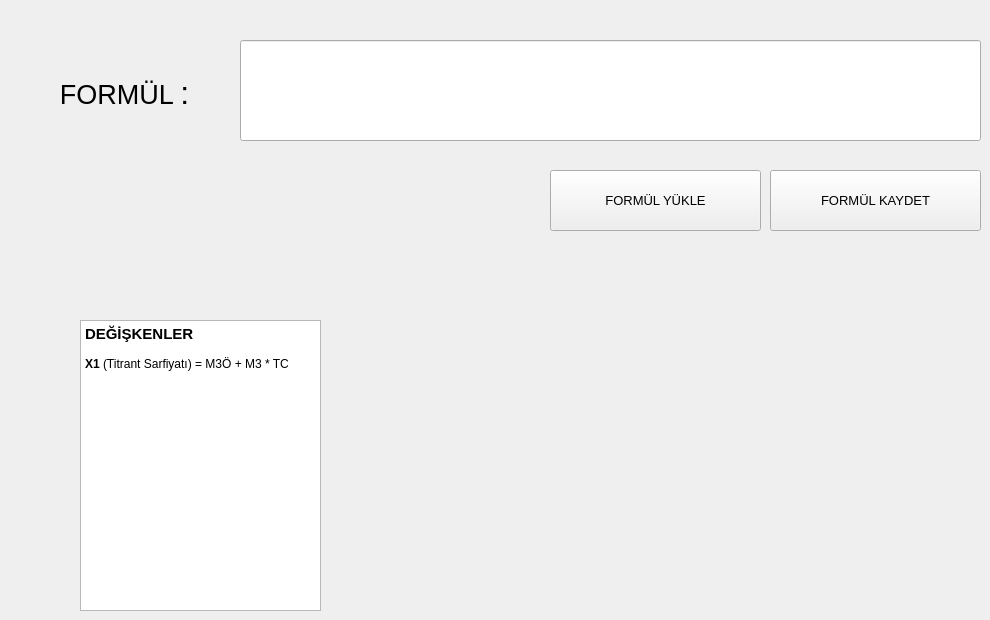
          <widget class="QWidget" name="tab_3">
           <attribute name="title">
            <string>Math Formul</string>
           </attribute>
           <widget class="QLabel" name="label_110">
            <property name="geometry">
             <rect>
              <x>10</x>
              <y>20</y>
              <width>229</width>
              <height>148</height>
             </rect>
            </property>
            <property name="sizePolicy">
             <sizepolicy hsizetype="Expanding" vsizetype="Expanding">
              <horstretch>0</horstretch>
              <verstretch>0</verstretch>
             </sizepolicy>
            </property>
            <property name="text">
             <string>&lt;html&gt;&lt;head/&gt;&lt;body&gt;&lt;p&gt;&lt;span style=&quot; font-size:20pt;&quot;&gt;FORMÜL &lt;/span&gt;&lt;span style=&quot; font-size:24pt;&quot;&gt;:&lt;/span&gt;&lt;/p&gt;&lt;/body&gt;&lt;/html&gt;</string>
            </property>
            <property name="alignment">
             <set>Qt::AlignCenter</set>
            </property>
           </widget>
           <widget class="QLineEdit" name="math_formul_input">
            <property name="geometry">
             <rect>
              <x>240</x>
              <y>40</y>
              <width>741</width>
              <height>101</height>
             </rect>
            </property>
            <property name="sizePolicy">
             <sizepolicy hsizetype="Expanding" vsizetype="Expanding">
              <horstretch>0</horstretch>
              <verstretch>0</verstretch>
             </sizepolicy>
            </property>
            <property name="styleSheet">
             <string notr="true">font: 22pt &quot;MS Shell Dlg 2&quot;;</string>
            </property>
            <property name="text">
             <string/>
            </property>
            <property name="alignment">
             <set>Qt::AlignCenter</set>
            </property>
           </widget>
           <widget class="QPushButton" name="save_formul_button">
            <property name="geometry">
             <rect>
              <x>770</x>
              <y>170</y>
              <width>211</width>
              <height>61</height>
             </rect>
            </property>
            <property name="sizePolicy">
             <sizepolicy hsizetype="Expanding" vsizetype="Expanding">
              <horstretch>0</horstretch>
              <verstretch>0</verstretch>
             </sizepolicy>
            </property>
            <property name="font">
             <font>
              <family>MS Shell Dlg 2</family>
              <pointsize>10</pointsize>
              <weight>9</weight>
              <italic>false</italic>
              <bold>false</bold>
             </font>
            </property>
            <property name="styleSheet">
             <string notr="true">font: 75 10pt &quot;MS Shell Dlg 2&quot;;</string>
            </property>
            <property name="text">
             <string>FORMÜL KAYDET</string>
            </property>
           </widget>
           <widget class="QPushButton" name="formul_load_button">
            <property name="geometry">
             <rect>
              <x>550</x>
              <y>170</y>
              <width>211</width>
              <height>61</height>
             </rect>
            </property>
            <property name="sizePolicy">
             <sizepolicy hsizetype="Expanding" vsizetype="Expanding">
              <horstretch>0</horstretch>
              <verstretch>0</verstretch>
             </sizepolicy>
            </property>
            <property name="font">
             <font>
              <family>MS Shell Dlg 2</family>
              <pointsize>10</pointsize>
              <weight>9</weight>
              <italic>false</italic>
              <bold>false</bold>
             </font>
            </property>
            <property name="styleSheet">
             <string notr="true">font: 75 10pt &quot;MS Shell Dlg 2&quot;;</string>
            </property>
            <property name="text">
             <string>FORMÜL YÜKLE</string>
            </property>
           </widget>
           <widget class="QTextBrowser" name="textBrowser_variables">
            <property name="geometry">
             <rect>
              <x>80</x>
              <y>320</y>
              <width>241</width>
              <height>291</height>
             </rect>
            </property>
            <property name="html">
             <string>&lt;!DOCTYPE HTML PUBLIC &quot;-//W3C//DTD HTML 4.0//EN&quot; &quot;http://www.w3.org/TR/REC-html40/strict.dtd&quot;&gt;
&lt;html&gt;&lt;head&gt;&lt;meta name=&quot;qrichtext&quot; content=&quot;1&quot; /&gt;&lt;style type=&quot;text/css&quot;&gt;
p, li { white-space: pre-wrap; }
&lt;/style&gt;&lt;/head&gt;&lt;body style=&quot; font-family:'MS Shell Dlg 2'; font-size:12px; font-weight:400; font-style:normal;&quot;&gt;
&lt;p style=&quot; margin-top:0px; margin-bottom:0px; margin-left:0px; margin-right:0px; -qt-block-indent:0; text-indent:0px;&quot;&gt;&lt;span style=&quot; font-size:11pt; font-weight:600;&quot;&gt;DEĞİŞKENLER&lt;/span&gt;&lt;/p&gt;
&lt;p style=&quot;-qt-paragraph-type:empty; margin-top:0px; margin-bottom:0px; margin-left:0px; margin-right:0px; -qt-block-indent:0; text-indent:0px;&quot;&gt;&lt;br /&gt;&lt;/p&gt;
&lt;p style=&quot; margin-top:0px; margin-bottom:0px; margin-left:0px; margin-right:0px; -qt-block-indent:0; text-indent:0px;&quot;&gt;&lt;span style=&quot; font-size:12px; font-weight:600;&quot;&gt;X1&lt;/span&gt;&lt;span style=&quot; font-size:12px;&quot;&gt; (Titrant Sarfiyatı) = M3Ö + M3 * TC&lt;/span&gt;&lt;/p&gt;
&lt;p style=&quot;-qt-paragraph-type:empty; margin-top:0px; margin-bottom:0px; margin-left:0px; margin-right:0px; -qt-block-indent:0; text-indent:0px;&quot;&gt;&lt;br /&gt;&lt;/p&gt;&lt;/body&gt;&lt;/html&gt;</string>
            </property>
           </widget>
          </widget>
